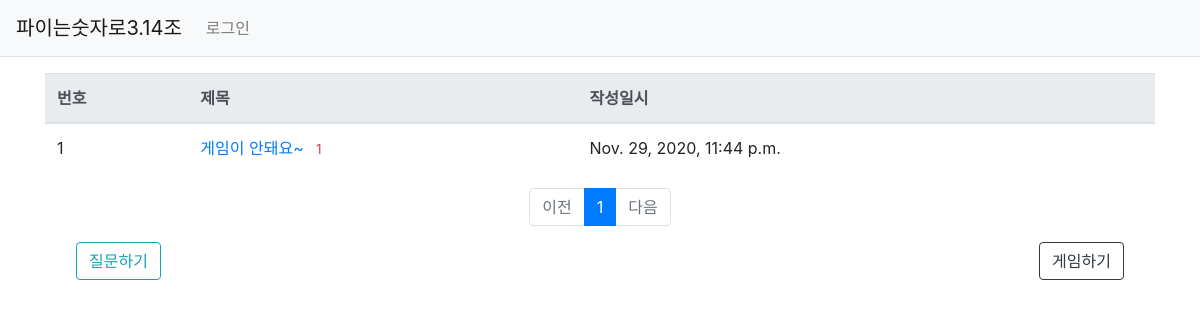
The page /game/ on the database as committed earlier.
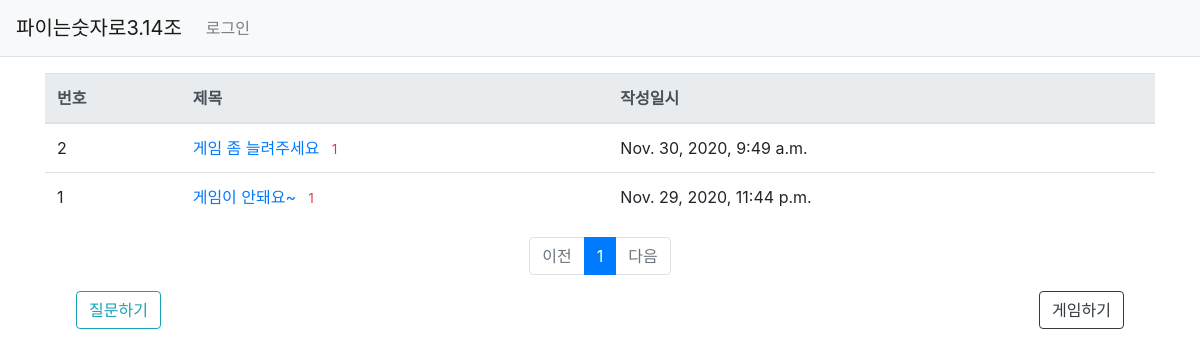
The same page on the database as committed later.
### game/models.py (models this page shows)
class Question(models.Model):
    subject = models.CharField(max_length=200)
    content = models.TextField()
    create_date = models.DateTimeField()
    modify_data = models.DateTimeField(null=True, blank=True)

### game/views.py (the view)
# urls.py: path('', views.index, name='index'),  # '/' 에 해당되는 path
def index(request):
    question_list = Question.objects.order_by('-create_date')
    context = {'question_list': question_list}
    page = request.GET.get('page', '1')  # 페이지
    question_list = Question.objects.order_by('-create_date')
    paginator = Paginator(question_list, 10)  # 페이지당 10개씩 보여주기
    page_obj = paginator.get_page(page)
    context = {'question_list': page_obj}
    return render(request, 'game/question_list.html', context)

### game/templatetags/game_filter.py (called while the page is built)
@register.filter
def sub(value, arg):
    return value - arg

### templates/game/question_list.html
{% extends 'base.html' %}
{% load game_filter %}
{% block content %}
<div class="container my-3 ">
    <table class="table">
        <thead>
        <tr class="thead-light">
            <th>번호</th>
            <th>제목</th>
            <th>작성일시</th>
        </tr>
        </thead>
        <tbody>
        {% if question_list %}
        {% for question in question_list %}
        <tr>
            <td>
            {{ question_list.paginator.count|sub:question_list.start_index|sub:forloop.counter0|add:1 }}
            <td>
                <a href="{% url 'game:detail' question.id %}">{{ question.subject }}</a>
                {% if question.answer_set.count > 0 %}
                <span class="text-danger small ml-2">{{ question.answer_set.count }}</span>
                {% endif %}
            </td>
            <td>{{ question.create_date }}</td>
        </tr>
        {% endfor %}
        {% else %}
        <tr>
            <td colspan="3">질문이 없습니다.</td>
        </tr>
        {% endif %}
        </tbody>
    </table>
    <ul class="pagination justify-content-center">
        {% if question_list.has_previous %}
        <li class="page-item">
            <a class="page-link" href="?page={{ question_list.previous_page_number }}">이전</a>
        </li>
        {% else %}
        <li class="page-item disabled">
            <a class="page-link" tabindex="-1" aria-disabled="true" href="#">이전</a>
        </li>
        {% endif %}
        {% for page_number in question_list.paginator.page_range %}
        {% if page_number >= question_list.number|add:-5 and page_number <= question_list.number|add:5 %}
            {% if page_number == question_list.number %}
            <li class="page-item active" aria-current="page">
                <a class="page-link" href="?page={{ page_number }}">{{ page_number }}</a>
            </li>
            {% else %}
            <li class="page-item">
                <a class="page-link" href="?page={{ page_number }}">{{ page_number }}</a>
            </li>
            {% endif %}
        {% endif %}
        {% endfor %}
        {% if question_list.has_next %}
        <li class="page-item">
            <a class="page-link" href="?page={{ question_list.next_page_number }}">다음</a>
        </li>
        {% else %}
        <li class="page-item disabled">
            <a class="page-link" tabindex="-1" aria-disabled="true" href="#">다음</a>
        </li>
        {% endif %}
    </ul>
    <form class="row mx-3">
        <div class="col">
            <a href="{% url 'game:question_create' %}" class="btn btn-outline-info">질문하기</a>
        </div>
        <div class="col text-right">
            <a href="{% url 'play:index' %}" class="btn btn-outline-dark">게임하기</a>
        </div>
    </form>
</div>
{% endblock %}

Rows that differ between the two databases and show on the page:
added Question: paginator.count|sub "2", subject "게임 좀 늘려주세요", answer_set.count "1", create_date "Nov. 30, 2020, 9:49 a.m."
